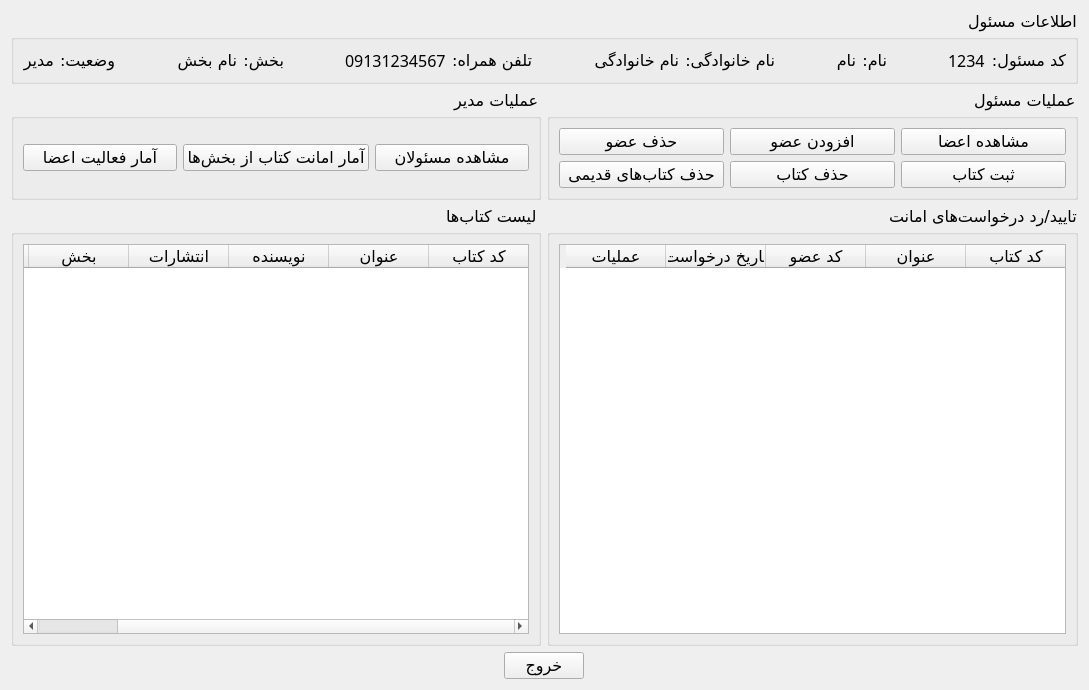
<?xml version="1.0" encoding="UTF-8"?>
<ui version="4.0">
 <class>EmployeeMainWindow</class>
 <widget class="QWidget" name="EmployeeMainWindow">
  <property name="geometry">
   <rect>
    <x>0</x>
    <y>0</y>
    <width>1089</width>
    <height>690</height>
   </rect>
  </property>
  <property name="font">
   <font>
    <family>B Nazanin</family>
    <pointsize>12</pointsize>
   </font>
  </property>
  <property name="windowTitle">
   <string>صفحه کاربری مسئول</string>
  </property>
  <property name="layoutDirection">
   <enum>Qt::RightToLeft</enum>
  </property>
  <property name="locale">
   <locale language="Persian" country="Iran"/>
  </property>
  <layout class="QVBoxLayout" name="verticalLayout">
   <item>
    <widget class="QGroupBox" name="grp_info">
     <property name="title">
      <string>اطلاعات مسئول</string>
     </property>
     <layout class="QHBoxLayout" name="horizontalLayout">
      <item>
       <widget class="QLabel" name="lbl_employee_id_title">
        <property name="text">
         <string>کد مسئول:</string>
        </property>
       </widget>
      </item>
      <item>
       <widget class="QLabel" name="lbl_employee_id">
        <property name="text">
         <string>1234</string>
        </property>
       </widget>
      </item>
      <item>
       <spacer name="horizontalSpacer">
        <property name="orientation">
         <enum>Qt::Horizontal</enum>
        </property>
        <property name="sizeHint" stdset="0">
         <size>
          <width>40</width>
          <height>20</height>
         </size>
        </property>
       </spacer>
      </item>
      <item>
       <widget class="QLabel" name="lbl_fname_title">
        <property name="text">
         <string>نام:</string>
        </property>
       </widget>
      </item>
      <item>
       <widget class="QLabel" name="lbl_fname">
        <property name="text">
         <string>نام</string>
        </property>
       </widget>
      </item>
      <item>
       <spacer name="horizontalSpacer_2">
        <property name="orientation">
         <enum>Qt::Horizontal</enum>
        </property>
        <property name="sizeHint" stdset="0">
         <size>
          <width>40</width>
          <height>20</height>
         </size>
        </property>
       </spacer>
      </item>
      <item>
       <widget class="QLabel" name="lbl_lname_title">
        <property name="text">
         <string>نام خانوادگی:</string>
        </property>
       </widget>
      </item>
      <item>
       <widget class="QLabel" name="lbl_lname">
        <property name="text">
         <string>نام خانوادگی</string>
        </property>
       </widget>
      </item>
      <item>
       <spacer name="horizontalSpacer_3">
        <property name="orientation">
         <enum>Qt::Horizontal</enum>
        </property>
        <property name="sizeHint" stdset="0">
         <size>
          <width>40</width>
          <height>20</height>
         </size>
        </property>
       </spacer>
      </item>
      <item>
       <widget class="QLabel" name="lbl_phone_title">
        <property name="text">
         <string>تلفن همراه:</string>
        </property>
       </widget>
      </item>
      <item>
       <widget class="QLabel" name="lbl_phone">
        <property name="text">
         <string>09131234567</string>
        </property>
       </widget>
      </item>
      <item>
       <spacer name="horizontalSpacer_4">
        <property name="orientation">
         <enum>Qt::Horizontal</enum>
        </property>
        <property name="sizeHint" stdset="0">
         <size>
          <width>40</width>
          <height>20</height>
         </size>
        </property>
       </spacer>
      </item>
      <item>
       <widget class="QLabel" name="lbl_section_title">
        <property name="text">
         <string>بخش:</string>
        </property>
       </widget>
      </item>
      <item>
       <widget class="QLabel" name="lbl_section">
        <property name="text">
         <string>نام بخش</string>
        </property>
       </widget>
      </item>
      <item>
       <spacer name="horizontalSpacer_5">
        <property name="orientation">
         <enum>Qt::Horizontal</enum>
        </property>
        <property name="sizeHint" stdset="0">
         <size>
          <width>40</width>
          <height>20</height>
         </size>
        </property>
       </spacer>
      </item>
      <item>
       <widget class="QLabel" name="lbl_is_manager_title">
        <property name="text">
         <string>وضعیت:</string>
        </property>
       </widget>
      </item>
      <item>
       <widget class="QLabel" name="lbl_is_manager">
        <property name="text">
         <string>مدیر</string>
        </property>
       </widget>
      </item>
     </layout>
    </widget>
   </item>
   <item>
    <layout class="QHBoxLayout" name="hlay_operations">
     <item>
      <widget class="QGroupBox" name="grp_employee_operations">
       <property name="title">
        <string>عملیات مسئول</string>
       </property>
       <layout class="QGridLayout" name="gridLayout">
        <item row="0" column="2">
         <widget class="QPushButton" name="btn_delete_member">
          <property name="text">
           <string>حذف عضو</string>
          </property>
         </widget>
        </item>
        <item row="0" column="0">
         <widget class="QPushButton" name="btn_show_members">
          <property name="text">
           <string>مشاهده اعضا</string>
          </property>
         </widget>
        </item>
        <item row="0" column="1">
         <widget class="QPushButton" name="btn_add_member">
          <property name="text">
           <string>افزودن عضو</string>
          </property>
         </widget>
        </item>
        <item row="1" column="0">
         <widget class="QPushButton" name="btn_add_book">
          <property name="text">
           <string>ثبت کتاب</string>
          </property>
         </widget>
        </item>
        <item row="1" column="1">
         <widget class="QPushButton" name="btn_delete_book">
          <property name="text">
           <string>حذف کتاب</string>
          </property>
         </widget>
        </item>
        <item row="1" column="2">
         <widget class="QPushButton" name="btn_delete_old_books">
          <property name="text">
           <string>حذف کتاب‌های قدیمی</string>
          </property>
         </widget>
        </item>
       </layout>
      </widget>
     </item>
     <item>
      <widget class="QGroupBox" name="grp_manager_operations">
       <property name="title">
        <string>عملیات مدیر</string>
       </property>
       <layout class="QGridLayout" name="gridLayout_2">
        <item row="0" column="0">
         <widget class="QPushButton" name="btn_show_employees">
          <property name="text">
           <string>مشاهده مسئولان</string>
          </property>
         </widget>
        </item>
        <item row="0" column="1">
         <widget class="QPushButton" name="btn_stat_loans">
          <property name="text">
           <string>آمار امانت کتاب از بخش‌ها</string>
          </property>
         </widget>
        </item>
        <item row="0" column="2">
         <widget class="QPushButton" name="btn_stat_members">
          <property name="text">
           <string>آمار فعالیت اعضا</string>
          </property>
         </widget>
        </item>
       </layout>
      </widget>
     </item>
    </layout>
   </item>
   <item>
    <layout class="QHBoxLayout" name="hlay_tables">
     <item>
      <widget class="QGroupBox" name="grp_loans">
       <property name="title">
        <string>تایید/رد درخواست‌های امانت</string>
       </property>
       <layout class="QHBoxLayout" name="horizontalLayout_4">
        <item>
         <widget class="QTableWidget" name="tbl_loan_requests">
          <column>
           <property name="text">
            <string>کد کتاب</string>
           </property>
           <property name="font">
            <font>
             <family>B Nazanin</family>
             <pointsize>12</pointsize>
            </font>
           </property>
          </column>
          <column>
           <property name="text">
            <string>عنوان</string>
           </property>
           <property name="font">
            <font>
             <family>B Nazanin</family>
             <pointsize>12</pointsize>
            </font>
           </property>
          </column>
          <column>
           <property name="text">
            <string>کد عضو</string>
           </property>
           <property name="font">
            <font>
             <family>B Nazanin</family>
             <pointsize>12</pointsize>
            </font>
           </property>
          </column>
          <column>
           <property name="text">
            <string>تاریخ درخواست</string>
           </property>
           <property name="font">
            <font>
             <family>B Nazanin</family>
             <pointsize>12</pointsize>
            </font>
           </property>
          </column>
          <column>
           <property name="text">
            <string>عملیات</string>
           </property>
           <property name="font">
            <font>
             <family>B Nazanin</family>
             <pointsize>12</pointsize>
            </font>
           </property>
          </column>
         </widget>
        </item>
       </layout>
      </widget>
     </item>
     <item>
      <widget class="QGroupBox" name="grp_books">
       <property name="title">
        <string>لیست کتاب‌ها</string>
       </property>
       <layout class="QHBoxLayout" name="horizontalLayout_5">
        <item>
         <widget class="QTableWidget" name="tbl_books">
          <column>
           <property name="text">
            <string>کد کتاب</string>
           </property>
           <property name="font">
            <font>
             <family>B Nazanin</family>
             <pointsize>12</pointsize>
            </font>
           </property>
          </column>
          <column>
           <property name="text">
            <string>عنوان</string>
           </property>
           <property name="font">
            <font>
             <family>B Nazanin</family>
             <pointsize>12</pointsize>
            </font>
           </property>
          </column>
          <column>
           <property name="text">
            <string>نویسنده</string>
           </property>
           <property name="font">
            <font>
             <family>B Nazanin</family>
             <pointsize>12</pointsize>
            </font>
           </property>
          </column>
          <column>
           <property name="text">
            <string>انتشارات</string>
           </property>
           <property name="font">
            <font>
             <family>B Nazanin</family>
             <pointsize>12</pointsize>
            </font>
           </property>
          </column>
          <column>
           <property name="text">
            <string>بخش</string>
           </property>
           <property name="font">
            <font>
             <family>B Nazanin</family>
             <pointsize>12</pointsize>
            </font>
           </property>
          </column>
          <column>
           <property name="text">
            <string>وضعیت کتاب</string>
           </property>
           <property name="font">
            <font>
             <family>B Nazanin</family>
             <pointsize>12</pointsize>
            </font>
           </property>
          </column>
         </widget>
        </item>
       </layout>
      </widget>
     </item>
    </layout>
   </item>
   <item>
    <layout class="QHBoxLayout" name="hlay_buttons">
     <property name="spacing">
      <number>20</number>
     </property>
     <item>
      <spacer name="horizontalSpacer_6">
       <property name="orientation">
        <enum>Qt::Horizontal</enum>
       </property>
       <property name="sizeHint" stdset="0">
        <size>
         <width>40</width>
         <height>20</height>
        </size>
       </property>
      </spacer>
     </item>
     <item>
      <widget class="QPushButton" name="btn_back">
       <property name="text">
        <string>خروج</string>
       </property>
      </widget>
     </item>
     <item>
      <spacer name="horizontalSpacer_8">
       <property name="orientation">
        <enum>Qt::Horizontal</enum>
       </property>
       <property name="sizeHint" stdset="0">
        <size>
         <width>40</width>
         <height>20</height>
        </size>
       </property>
      </spacer>
     </item>
    </layout>
   </item>
  </layout>
 </widget>
 <resources/>
 <connections/>
</ui>
